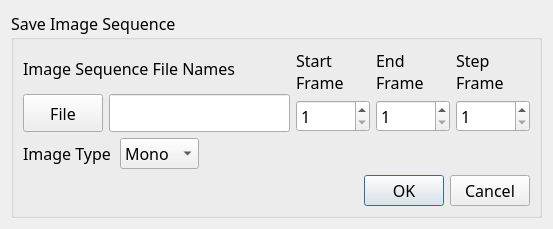
<?xml version="1.0" encoding="UTF-8"?>
<ui version="4.0">
 <class>SaveImageSeqDialog</class>
 <widget class="QDialog" name="SaveImageSeqDialog">
  <property name="geometry">
   <rect>
    <x>0</x>
    <y>0</y>
    <width>553</width>
    <height>198</height>
   </rect>
  </property>
  <property name="sizePolicy">
   <sizepolicy hsizetype="MinimumExpanding" vsizetype="MinimumExpanding">
    <horstretch>0</horstretch>
    <verstretch>0</verstretch>
   </sizepolicy>
  </property>
  <property name="font">
   <font>
    <family>MS Reference Sans Serif</family>
    <pointsize>12</pointsize>
   </font>
  </property>
  <property name="windowTitle">
   <string>Save Image Sequence</string>
  </property>
  <layout class="QHBoxLayout" name="horizontalLayout">
   <item>
    <widget class="QGroupBox" name="groupBox">
     <property name="sizePolicy">
      <sizepolicy hsizetype="Minimum" vsizetype="Minimum">
       <horstretch>0</horstretch>
       <verstretch>0</verstretch>
      </sizepolicy>
     </property>
     <property name="title">
      <string>Save Image Sequence</string>
     </property>
     <layout class="QVBoxLayout" name="verticalLayout">
      <item>
       <layout class="QHBoxLayout">
        <property name="sizeConstraint">
         <enum>QLayout::SetMaximumSize</enum>
        </property>
        <item>
         <layout class="QVBoxLayout">
          <item>
           <widget class="QLabel" name="label_3">
            <property name="sizePolicy">
             <sizepolicy hsizetype="Preferred" vsizetype="Expanding">
              <horstretch>0</horstretch>
              <verstretch>0</verstretch>
             </sizepolicy>
            </property>
            <property name="text">
             <string>Image Sequence File Names</string>
            </property>
           </widget>
          </item>
          <item>
           <layout class="QHBoxLayout">
            <item>
             <widget class="QPushButton" name="m_file">
              <property name="sizePolicy">
               <sizepolicy hsizetype="Minimum" vsizetype="Expanding">
                <horstretch>0</horstretch>
                <verstretch>0</verstretch>
               </sizepolicy>
              </property>
              <property name="toolTip">
               <string>&lt;html&gt;&lt;head&gt;&lt;meta name=&quot;qrichtext&quot; content=&quot;1&quot; /&gt;&lt;style type=&quot;text/css&quot;&gt;
p, li { white-space: pre-wrap; }
&lt;/style&gt;&lt;/head&gt;&lt;body style=&quot; font-family:'MS Shell Dlg 2'; font-size:8.25pt; font-weight:400; font-style:normal;&quot;&gt;
&lt;p style=&quot; margin-top:0px; margin-bottom:0px; margin-left:0px; margin-right:0px; -qt-block-indent:0; text-indent:0px;&quot;&gt;Click to select image file name.&lt;/p&gt;&lt;/body&gt;&lt;/html&gt;</string>
              </property>
              <property name="whatsThis">
               <string>&lt;html&gt;&lt;head&gt;&lt;meta name=&quot;qrichtext&quot; content=&quot;1&quot; /&gt;&lt;style type=&quot;text/css&quot;&gt;
p, li { white-space: pre-wrap; }
&lt;/style&gt;&lt;/head&gt;&lt;body style=&quot; font-family:'MS Shell Dlg 2'; font-size:8.25pt; font-weight:400; font-style:normal;&quot;&gt;
&lt;p style=&quot; margin-top:0px; margin-bottom:0px; margin-left:0px; margin-right:0px; -qt-block-indent:0; text-indent:0px;&quot;&gt;Frame numbers will be automatically appended.&lt;/p&gt;
&lt;p style=&quot; margin-top:0px; margin-bottom:0px; margin-left:0px; margin-right:0px; -qt-block-indent:0; text-indent:0px; font-size:8pt;&quot;&gt;If the filename has &lt;span style=&quot; font-weight:600;&quot;&gt;$f&lt;/span&gt; or &lt;span style=&quot; font-weight:600;&quot;&gt;$#f&lt;/span&gt; (# is a number), then&lt;/p&gt;
&lt;p style=&quot; margin-top:0px; margin-bottom:0px; margin-left:0px; margin-right:0px; -qt-block-indent:0; text-indent:0px; font-size:8pt;&quot;&gt;it will be replaced by appropriate number of 0s&lt;/p&gt;
&lt;p style=&quot; margin-top:0px; margin-bottom:0px; margin-left:0px; margin-right:0px; -qt-block-indent:0; text-indent:0px; font-size:8pt;&quot;&gt;followed by the frame number.&lt;/p&gt;
&lt;p style=&quot;-qt-paragraph-type:empty; margin-top:0px; margin-bottom:0px; margin-left:0px; margin-right:0px; -qt-block-indent:0; text-indent:0px; font-size:8pt;&quot;&gt;&lt;/p&gt;
&lt;p style=&quot; margin-top:0px; margin-bottom:0px; margin-left:0px; margin-right:0px; -qt-block-indent:0; text-indent:0px; font-size:8pt;&quot;&gt;&lt;span style=&quot; font-weight:600;&quot;&gt;Examples&lt;/span&gt;&lt;/p&gt;
&lt;p style=&quot; margin-top:0px; margin-bottom:0px; margin-left:0px; margin-right:0px; -qt-block-indent:0; text-indent:0px; font-size:8pt;&quot;&gt;file name - test.png&lt;/p&gt;
&lt;p style=&quot; margin-top:0px; margin-bottom:0px; margin-left:0px; margin-right:0px; -qt-block-indent:0; text-indent:0px; font-size:8pt;&quot;&gt;frames from 1 till 100&lt;/p&gt;
&lt;p style=&quot; margin-top:0px; margin-bottom:0px; margin-left:0px; margin-right:0px; -qt-block-indent:0; text-indent:0px; font-size:8pt;&quot;&gt;filenames generated are -&lt;/p&gt;
&lt;p style=&quot; margin-top:0px; margin-bottom:0px; margin-left:0px; margin-right:0px; -qt-block-indent:0; text-indent:0px; font-size:8pt;&quot;&gt;test1.png, ..., test10.png, ...., test99.png, test100.png&lt;/p&gt;
&lt;p style=&quot;-qt-paragraph-type:empty; margin-top:0px; margin-bottom:0px; margin-left:0px; margin-right:0px; -qt-block-indent:0; text-indent:0px; font-size:8pt;&quot;&gt;&lt;/p&gt;
&lt;p style=&quot; margin-top:0px; margin-bottom:0px; margin-left:0px; margin-right:0px; -qt-block-indent:0; text-indent:0px; font-size:8pt;&quot;&gt;file name - test$f.png&lt;/p&gt;
&lt;p style=&quot; margin-top:0px; margin-bottom:0px; margin-left:0px; margin-right:0px; -qt-block-indent:0; text-indent:0px; font-size:8pt;&quot;&gt;frames from 1 till 100&lt;/p&gt;
&lt;p style=&quot; margin-top:0px; margin-bottom:0px; margin-left:0px; margin-right:0px; -qt-block-indent:0; text-indent:0px; font-size:8pt;&quot;&gt;filenames generated are -&lt;/p&gt;
&lt;p style=&quot; margin-top:0px; margin-bottom:0px; margin-left:0px; margin-right:0px; -qt-block-indent:0; text-indent:0px; font-size:8pt;&quot;&gt;test1.png, ..., test10.png, ...., test99.png, test100.png&lt;/p&gt;
&lt;p style=&quot;-qt-paragraph-type:empty; margin-top:0px; margin-bottom:0px; margin-left:0px; margin-right:0px; -qt-block-indent:0; text-indent:0px; font-size:8pt;&quot;&gt;&lt;/p&gt;
&lt;p style=&quot; margin-top:0px; margin-bottom:0px; margin-left:0px; margin-right:0px; -qt-block-indent:0; text-indent:0px; font-size:8pt;&quot;&gt;file name - test$4f.png&lt;/p&gt;
&lt;p style=&quot; margin-top:0px; margin-bottom:0px; margin-left:0px; margin-right:0px; -qt-block-indent:0; text-indent:0px; font-size:8pt;&quot;&gt;frames from 1 till 100&lt;/p&gt;
&lt;p style=&quot; margin-top:0px; margin-bottom:0px; margin-left:0px; margin-right:0px; -qt-block-indent:0; text-indent:0px; font-size:8pt;&quot;&gt;filenames generated are -&lt;/p&gt;
&lt;p style=&quot; margin-top:0px; margin-bottom:0px; margin-left:0px; margin-right:0px; -qt-block-indent:0; text-indent:0px; font-size:8pt;&quot;&gt;test0001.png, ..., test0010.png, ...., test099.png, test0100.png&lt;/p&gt;&lt;/body&gt;&lt;/html&gt;</string>
              </property>
              <property name="text">
               <string>File</string>
              </property>
             </widget>
            </item>
            <item>
             <widget class="QLineEdit" name="m_fileName">
              <property name="sizePolicy">
               <sizepolicy hsizetype="Expanding" vsizetype="Expanding">
                <horstretch>0</horstretch>
                <verstretch>0</verstretch>
               </sizepolicy>
              </property>
              <property name="toolTip">
               <string>&lt;html&gt;&lt;head&gt;&lt;meta name=&quot;qrichtext&quot; content=&quot;1&quot; /&gt;&lt;style type=&quot;text/css&quot;&gt;
p, li { white-space: pre-wrap; }
&lt;/style&gt;&lt;/head&gt;&lt;body style=&quot; font-family:'MS Shell Dlg 2'; font-size:8.25pt; font-weight:400; font-style:normal;&quot;&gt;
&lt;p style=&quot; margin-top:0px; margin-bottom:0px; margin-left:0px; margin-right:0px; -qt-block-indent:0; text-indent:0px; font-size:8pt;&quot;&gt;Image file name.&lt;/p&gt;&lt;/body&gt;&lt;/html&gt;</string>
              </property>
              <property name="whatsThis">
               <string>&lt;html&gt;&lt;head&gt;&lt;meta name=&quot;qrichtext&quot; content=&quot;1&quot; /&gt;&lt;style type=&quot;text/css&quot;&gt;
p, li { white-space: pre-wrap; }
&lt;/style&gt;&lt;/head&gt;&lt;body style=&quot; font-family:'MS Shell Dlg 2'; font-size:8.25pt; font-weight:400; font-style:normal;&quot;&gt;
&lt;p style=&quot; margin-top:0px; margin-bottom:0px; margin-left:0px; margin-right:0px; -qt-block-indent:0; text-indent:0px; font-size:8pt;&quot;&gt;Frame numbers will be automatically appended.&lt;/p&gt;
&lt;p style=&quot; margin-top:0px; margin-bottom:0px; margin-left:0px; margin-right:0px; -qt-block-indent:0; text-indent:0px; font-size:8pt;&quot;&gt;If the filename has &lt;span style=&quot; font-weight:600;&quot;&gt;$f&lt;/span&gt; or &lt;span style=&quot; font-weight:600;&quot;&gt;$#f&lt;/span&gt; (# is a number), then&lt;/p&gt;
&lt;p style=&quot; margin-top:0px; margin-bottom:0px; margin-left:0px; margin-right:0px; -qt-block-indent:0; text-indent:0px; font-size:8pt;&quot;&gt;it will be replaced by appropriate number of 0s&lt;/p&gt;
&lt;p style=&quot; margin-top:0px; margin-bottom:0px; margin-left:0px; margin-right:0px; -qt-block-indent:0; text-indent:0px; font-size:8pt;&quot;&gt;followed by the frame number.&lt;/p&gt;
&lt;p style=&quot;-qt-paragraph-type:empty; margin-top:0px; margin-bottom:0px; margin-left:0px; margin-right:0px; -qt-block-indent:0; text-indent:0px; font-size:8pt;&quot;&gt;&lt;/p&gt;
&lt;p style=&quot; margin-top:0px; margin-bottom:0px; margin-left:0px; margin-right:0px; -qt-block-indent:0; text-indent:0px; font-size:8pt;&quot;&gt;&lt;span style=&quot; font-weight:600;&quot;&gt;Examples&lt;/span&gt;&lt;/p&gt;
&lt;p style=&quot; margin-top:0px; margin-bottom:0px; margin-left:0px; margin-right:0px; -qt-block-indent:0; text-indent:0px; font-size:8pt;&quot;&gt;file name - test.png&lt;/p&gt;
&lt;p style=&quot; margin-top:0px; margin-bottom:0px; margin-left:0px; margin-right:0px; -qt-block-indent:0; text-indent:0px; font-size:8pt;&quot;&gt;frames from 1 till 100&lt;/p&gt;
&lt;p style=&quot; margin-top:0px; margin-bottom:0px; margin-left:0px; margin-right:0px; -qt-block-indent:0; text-indent:0px; font-size:8pt;&quot;&gt;filenames generated are -&lt;/p&gt;
&lt;p style=&quot; margin-top:0px; margin-bottom:0px; margin-left:0px; margin-right:0px; -qt-block-indent:0; text-indent:0px; font-size:8pt;&quot;&gt;test1.png, ..., test10.png, ...., test99.png, test100.png&lt;/p&gt;
&lt;p style=&quot;-qt-paragraph-type:empty; margin-top:0px; margin-bottom:0px; margin-left:0px; margin-right:0px; -qt-block-indent:0; text-indent:0px; font-size:8pt;&quot;&gt;&lt;/p&gt;
&lt;p style=&quot; margin-top:0px; margin-bottom:0px; margin-left:0px; margin-right:0px; -qt-block-indent:0; text-indent:0px; font-size:8pt;&quot;&gt;file name - test$f.png&lt;/p&gt;
&lt;p style=&quot; margin-top:0px; margin-bottom:0px; margin-left:0px; margin-right:0px; -qt-block-indent:0; text-indent:0px; font-size:8pt;&quot;&gt;frames from 1 till 100&lt;/p&gt;
&lt;p style=&quot; margin-top:0px; margin-bottom:0px; margin-left:0px; margin-right:0px; -qt-block-indent:0; text-indent:0px; font-size:8pt;&quot;&gt;filenames generated are -&lt;/p&gt;
&lt;p style=&quot; margin-top:0px; margin-bottom:0px; margin-left:0px; margin-right:0px; -qt-block-indent:0; text-indent:0px; font-size:8pt;&quot;&gt;test1.png, ..., test10.png, ...., test99.png, test100.png&lt;/p&gt;
&lt;p style=&quot;-qt-paragraph-type:empty; margin-top:0px; margin-bottom:0px; margin-left:0px; margin-right:0px; -qt-block-indent:0; text-indent:0px; font-size:8pt;&quot;&gt;&lt;/p&gt;
&lt;p style=&quot; margin-top:0px; margin-bottom:0px; margin-left:0px; margin-right:0px; -qt-block-indent:0; text-indent:0px; font-size:8pt;&quot;&gt;file name - test$4f.png&lt;/p&gt;
&lt;p style=&quot; margin-top:0px; margin-bottom:0px; margin-left:0px; margin-right:0px; -qt-block-indent:0; text-indent:0px; font-size:8pt;&quot;&gt;frames from 1 till 100&lt;/p&gt;
&lt;p style=&quot; margin-top:0px; margin-bottom:0px; margin-left:0px; margin-right:0px; -qt-block-indent:0; text-indent:0px; font-size:8pt;&quot;&gt;filenames generated are -&lt;/p&gt;
&lt;p style=&quot; margin-top:0px; margin-bottom:0px; margin-left:0px; margin-right:0px; -qt-block-indent:0; text-indent:0px; font-size:8pt;&quot;&gt;test0001.png, ..., test0010.png, ...., test099.png, test0100.png&lt;/p&gt;&lt;/body&gt;&lt;/html&gt;</string>
              </property>
             </widget>
            </item>
           </layout>
          </item>
         </layout>
        </item>
        <item>
         <layout class="QVBoxLayout">
          <item>
           <widget class="QLabel" name="label_4">
            <property name="sizePolicy">
             <sizepolicy hsizetype="Preferred" vsizetype="Expanding">
              <horstretch>0</horstretch>
              <verstretch>0</verstretch>
             </sizepolicy>
            </property>
            <property name="text">
             <string>Start
Frame</string>
            </property>
           </widget>
          </item>
          <item>
           <widget class="QSpinBox" name="m_startFrame">
            <property name="sizePolicy">
             <sizepolicy hsizetype="Minimum" vsizetype="Expanding">
              <horstretch>0</horstretch>
              <verstretch>0</verstretch>
             </sizepolicy>
            </property>
            <property name="toolTip">
             <string>&lt;html&gt;&lt;head&gt;&lt;meta name=&quot;qrichtext&quot; content=&quot;1&quot; /&gt;&lt;style type=&quot;text/css&quot;&gt;
p, li { white-space: pre-wrap; }
&lt;/style&gt;&lt;/head&gt;&lt;body style=&quot; font-family:'MS Shell Dlg 2'; font-size:8.25pt; font-weight:400; font-style:normal;&quot;&gt;
&lt;p style=&quot; margin-top:0px; margin-bottom:0px; margin-left:0px; margin-right:0px; -qt-block-indent:0; text-indent:0px;&quot;&gt;Start Frame Number&lt;/p&gt;&lt;/body&gt;&lt;/html&gt;</string>
            </property>
            <property name="minimum">
             <number>1</number>
            </property>
            <property name="maximum">
             <number>99999</number>
            </property>
           </widget>
          </item>
         </layout>
        </item>
        <item>
         <layout class="QVBoxLayout">
          <item>
           <widget class="QLabel" name="label_2">
            <property name="sizePolicy">
             <sizepolicy hsizetype="Preferred" vsizetype="Expanding">
              <horstretch>0</horstretch>
              <verstretch>0</verstretch>
             </sizepolicy>
            </property>
            <property name="text">
             <string>End
Frame</string>
            </property>
           </widget>
          </item>
          <item>
           <widget class="QSpinBox" name="m_endFrame">
            <property name="sizePolicy">
             <sizepolicy hsizetype="Minimum" vsizetype="Expanding">
              <horstretch>0</horstretch>
              <verstretch>0</verstretch>
             </sizepolicy>
            </property>
            <property name="toolTip">
             <string>&lt;html&gt;&lt;head&gt;&lt;meta name=&quot;qrichtext&quot; content=&quot;1&quot; /&gt;&lt;style type=&quot;text/css&quot;&gt;
p, li { white-space: pre-wrap; }
&lt;/style&gt;&lt;/head&gt;&lt;body style=&quot; font-family:'MS Shell Dlg 2'; font-size:8.25pt; font-weight:400; font-style:normal;&quot;&gt;
&lt;p style=&quot; margin-top:0px; margin-bottom:0px; margin-left:0px; margin-right:0px; -qt-block-indent:0; text-indent:0px;&quot;&gt;End Frame Number&lt;/p&gt;&lt;/body&gt;&lt;/html&gt;</string>
            </property>
            <property name="minimum">
             <number>1</number>
            </property>
            <property name="maximum">
             <number>99999</number>
            </property>
           </widget>
          </item>
         </layout>
        </item>
        <item>
         <layout class="QVBoxLayout">
          <item>
           <widget class="QLabel" name="label">
            <property name="sizePolicy">
             <sizepolicy hsizetype="Preferred" vsizetype="Expanding">
              <horstretch>0</horstretch>
              <verstretch>0</verstretch>
             </sizepolicy>
            </property>
            <property name="text">
             <string>Step
Frame</string>
            </property>
           </widget>
          </item>
          <item>
           <widget class="QSpinBox" name="m_stepFrame">
            <property name="sizePolicy">
             <sizepolicy hsizetype="Minimum" vsizetype="Expanding">
              <horstretch>0</horstretch>
              <verstretch>0</verstretch>
             </sizepolicy>
            </property>
            <property name="toolTip">
             <string>&lt;html&gt;&lt;head&gt;&lt;meta name=&quot;qrichtext&quot; content=&quot;1&quot; /&gt;&lt;style type=&quot;text/css&quot;&gt;
p, li { white-space: pre-wrap; }
&lt;/style&gt;&lt;/head&gt;&lt;body style=&quot; font-family:'MS Shell Dlg 2'; font-size:8.25pt; font-weight:400; font-style:normal;&quot;&gt;
&lt;p style=&quot; margin-top:0px; margin-bottom:0px; margin-left:0px; margin-right:0px; -qt-block-indent:0; text-indent:0px;&quot;&gt;Step Frames&lt;/p&gt;&lt;/body&gt;&lt;/html&gt;</string>
            </property>
            <property name="minimum">
             <number>1</number>
            </property>
            <property name="maximum">
             <number>99999</number>
            </property>
           </widget>
          </item>
         </layout>
        </item>
       </layout>
      </item>
      <item>
       <layout class="QHBoxLayout">
        <property name="spacing">
         <number>0</number>
        </property>
        <item>
         <widget class="QLabel" name="label_5">
          <property name="sizePolicy">
           <sizepolicy hsizetype="Preferred" vsizetype="Expanding">
            <horstretch>0</horstretch>
            <verstretch>0</verstretch>
           </sizepolicy>
          </property>
          <property name="text">
           <string>Image Type  </string>
          </property>
         </widget>
        </item>
        <item>
         <widget class="QComboBox" name="m_imageMode">
          <property name="sizePolicy">
           <sizepolicy hsizetype="Preferred" vsizetype="Preferred">
            <horstretch>0</horstretch>
            <verstretch>0</verstretch>
           </sizepolicy>
          </property>
          <item>
           <property name="text">
            <string>Mono</string>
           </property>
          </item>
          <item>
           <property name="text">
            <string>Stereo</string>
           </property>
          </item>
          <item>
           <property name="text">
            <string>Cubic</string>
           </property>
          </item>
         </widget>
        </item>
        <item>
         <spacer>
          <property name="sizePolicy">
           <sizepolicy hsizetype="MinimumExpanding" vsizetype="Minimum">
            <horstretch>0</horstretch>
            <verstretch>0</verstretch>
           </sizepolicy>
          </property>
          <property name="orientation">
           <enum>Qt::Horizontal</enum>
          </property>
          <property name="sizeType">
           <enum>QSizePolicy::MinimumExpanding</enum>
          </property>
          <property name="sizeHint" stdset="0">
           <size>
            <width>40</width>
            <height>20</height>
           </size>
          </property>
         </spacer>
        </item>
       </layout>
      </item>
      <item>
       <widget class="QDialogButtonBox" name="buttonBox">
        <property name="sizePolicy">
         <sizepolicy hsizetype="Expanding" vsizetype="Expanding">
          <horstretch>0</horstretch>
          <verstretch>0</verstretch>
         </sizepolicy>
        </property>
        <property name="orientation">
         <enum>Qt::Horizontal</enum>
        </property>
        <property name="standardButtons">
         <set>QDialogButtonBox::Cancel|QDialogButtonBox::Ok</set>
        </property>
       </widget>
      </item>
     </layout>
    </widget>
   </item>
  </layout>
 </widget>
 <resources/>
 <connections>
  <connection>
   <sender>buttonBox</sender>
   <signal>accepted()</signal>
   <receiver>SaveImageSeqDialog</receiver>
   <slot>accept()</slot>
   <hints>
    <hint type="sourcelabel">
     <x>268</x>
     <y>109</y>
    </hint>
    <hint type="destinationlabel">
     <x>157</x>
     <y>139</y>
    </hint>
   </hints>
  </connection>
  <connection>
   <sender>buttonBox</sender>
   <signal>rejected()</signal>
   <receiver>SaveImageSeqDialog</receiver>
   <slot>reject()</slot>
   <hints>
    <hint type="sourcelabel">
     <x>336</x>
     <y>115</y>
    </hint>
    <hint type="destinationlabel">
     <x>286</x>
     <y>139</y>
    </hint>
   </hints>
  </connection>
 </connections>
</ui>
